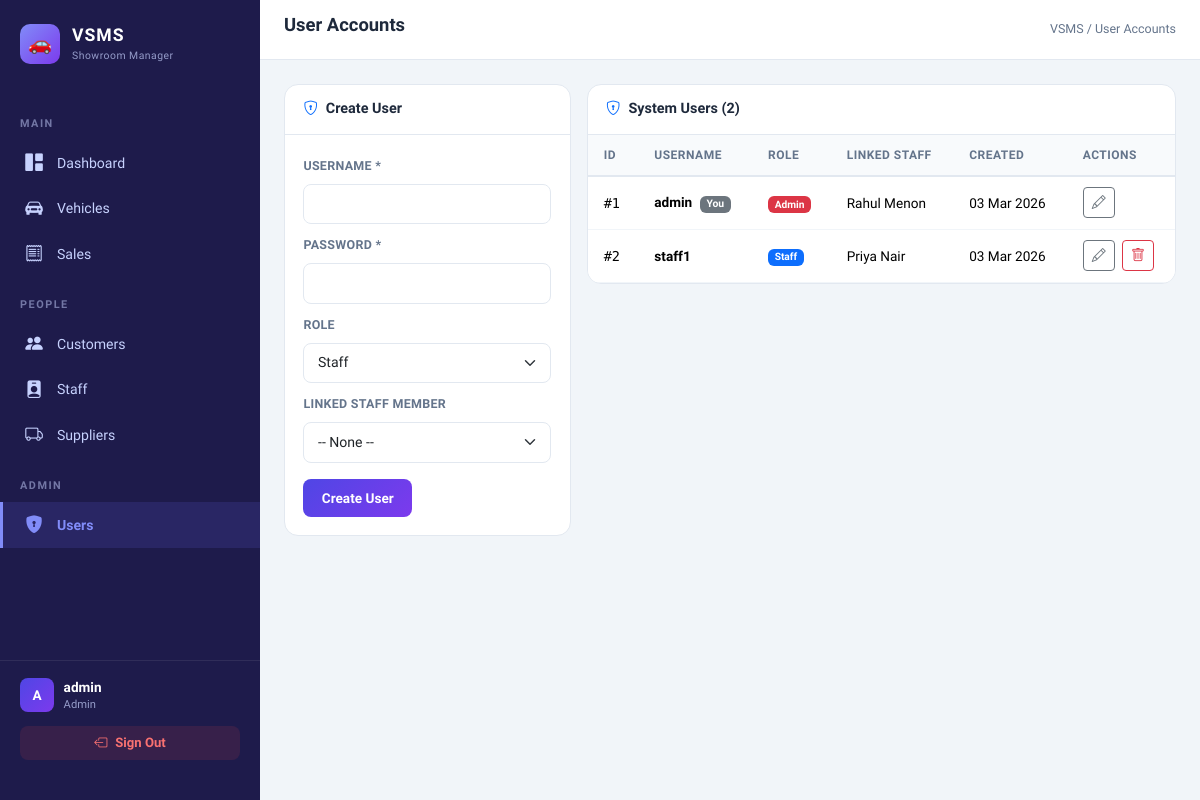
The page /pages/users.php (signed in) on the database its author committed.
### tables this page shows
CREATE TABLE IF NOT EXISTS users (
    user_id INT AUTO_INCREMENT PRIMARY KEY,
    username VARCHAR(50) NOT NULL UNIQUE,
    password VARCHAR(255) NOT NULL,
    role ENUM('admin','staff') NOT NULL DEFAULT 'staff',
    emp_id INT NULL,
    created_at TIMESTAMP DEFAULT CURRENT_TIMESTAMP
);

CREATE TABLE IF NOT EXISTS STAFF (
    Emp_ID INT AUTO_INCREMENT PRIMARY KEY,
    Name VARCHAR(100) NOT NULL,
    Designation VARCHAR(50),
    Contact VARCHAR(15),
    DOJ DATE
);

### pages/users.php (the view, shortened to what this page needs)
<?php
require_once '../includes/db.php';
$editData = null;
$users = $conn->query("SELECT u.*, s.Name AS staff_name FROM users u LEFT JOIN STAFF s ON u.emp_id=s.Emp_ID ORDER BY u.user_id");
require_once '../includes/header.php';
?>
<div class="row g-3">
    <div class="col-lg-4">
        <div class="card-vsms">
            <div class="card-header"><i class="bi-shield-lock me-2 text-primary"></i><?= $editData?'Edit':'Create' ?> User</div>
            <div class="card-body">
                <form method="POST">
                    <div class="mb-2">
                        <label class="form-label">Username *</label>
                        <input type="text" name="username" class="form-control" required value="<?= htmlspecialchars($editData['username']??'') ?>">
                    </div>
                    <div class="mb-2">
                        <label class="form-label">Password <?= $editData?'(leave blank to keep)':' *' ?></label>
                        <input type="password" name="password" class="form-control">
                    </div>
                    <div class="mb-2">
                        <label class="form-label">Role</label>
                        <select name="role" class="form-select">
                            <option value="staff" <?= ($editData['role']??'staff')==='staff'?'selected':'' ?>>Staff</option>
                        </select>
                    </div>
                    <div class="mb-3">
                        <label class="form-label">Linked Staff Member</label>
                        <select name="emp_id" class="form-select">
                            <option value="">-- None --</option>
                        </select>
                    </div>
                    <div class="d-flex gap-2">
                        <button type="submit" class="btn btn-primary-vsms"><?= $editData?'Update':'Create User' ?></button>
                    </div>
                </form>
            </div>
        </div>
    </div>
    <div class="col-lg-8">
        <div class="card-vsms">
            <div class="card-header"><i class="bi-shield-lock me-2 text-primary"></i>System Users (<?= $users->num_rows ?>)</div>
            <div class="card-body p-0">
                <table class="table table-vsms mb-0">
                    <thead><tr><th>ID</th><th>Username</th><th>Role</th><th>Linked Staff</th><th>Created</th><th>Actions</th></tr></thead>
                    <tbody>
                    <?php while ($u = $users->fetch_assoc()): ?>
                        <tr>
                            <td style="font-family:'DM Mono',monospace;">#<?= $u['user_id'] ?></td>
                            <td><strong><?= htmlspecialchars($u['username']) ?></strong><?= $u['user_id']==$_SESSION['user_id']?' <span class="badge bg-secondary ms-1" style="font-size:.65rem;">You</span>':'' ?></td>
                            <td><span class="badge <?= $u['role']==='admin'?'bg-danger':'bg-primary' ?>"><?= ucfirst($u['role']) ?></span></td>
                            <td><?= htmlspecialchars($u['staff_name']??'—') ?></td>
                            <td><?= date('d M Y', strtotime($u['created_at'])) ?></td>
                            <td>
                                <a href="users.php?edit=<?= $u['user_id'] ?>" class="btn btn-sm btn-outline-secondary me-1"><i class="bi-pencil"></i></a>
                                <?php if($u['user_id'] != $_SESSION['user_id']): ?>
                                <a href="users.php?delete=<?= $u['user_id'] ?>" class="btn btn-sm btn-outline-danger" onclick="return confirm('Delete user?')"><i class="bi-trash"></i></a>
                                <?php endif; ?>
                            </td>
                        </tr>
                    <?php endwhile; ?>
                    </tbody>
                </table>
            </div>
        </div>
    </div>
</div>
<?php require_once '../includes/footer.php'; ?>

### includes/header.php (style rules this page uses)
:root { --primary: #4f46e5; --primary-light: #818cf8; --primary-dark: #3730a3; --accent: #7c3aed; --bg: #f1f5f9; --sidebar-bg: #1e1b4b; --sidebar-text: #c7d2fe; --sidebar-active: #818cf8; --card-bg: #ffffff; --text: #1e293b; --text-muted: #64748b; --border: #e2e8f0; --success: #10b981; --danger: #ef4444; --warning: #f59e0b; }
* { margin: 0; padding: 0; box-sizing: border-box; }
body { font-family: 'Plus Jakarta Sans', sans-serif; background: var(--bg); color: var(--text); min-height: 100vh; display: flex; }
.card-vsms { background: var(--card-bg); border-radius: 14px; border: 1px solid var(--border); overflow: hidden; transition: box-shadow 0.2s; }
.card-vsms .card-header { background: transparent; border-bottom: 1px solid var(--border); padding: 0.85rem 1.15rem; font-weight: 700; font-size: 0.9rem; color: var(--text); }
.card-vsms .card-body { padding: 1.15rem; }
.table-vsms { font-size: 0.85rem; margin-bottom: 0; }
.table-vsms thead th { background: #f8fafc; border-bottom: 2px solid var(--border); font-weight: 700; font-size: 0.75rem; text-transform: uppercase; letter-spacing: 0.5px; color: var(--text-muted); padding: 0.7rem 1rem; white-space: nowrap; }
.table-vsms tbody td { padding: 0.65rem 1rem; vertical-align: middle; border-bottom: 1px solid #f1f5f9; }
.btn-primary-vsms { background: linear-gradient(135deg, var(--primary), var(--accent)); border: none; color: #fff; font-weight: 600; font-size: 0.85rem; border-radius: 8px; padding: 0.55rem 1.15rem; transition: all 0.2s; }
.form-label { font-weight: 600; font-size: 0.78rem; color: var(--text-muted); text-transform: uppercase; letter-spacing: 0.3px; }
.form-control, .form-select { border-radius: 8px; border: 1.5px solid var(--border); font-size: 0.88rem; padding: 0.55rem 0.85rem; }

### rows shown on the page
users: user_id "1", username "admin", shows "You", role "Admin", emp.Name "Rahul Menon", created_at "03 Mar 2026"
users: user_id "2", username "staff1", role "Staff", emp.Name "Priya Nair", created_at "03 Mar 2026"

### other values the page prints
substr($_SESSION['username'] ?? 'U', 0, 1) "A"
$_SESSION['username'] "admin"
$_SESSION['role'] "Admin"
$pageTitle "User Accounts"
$users->num_rows "2"
